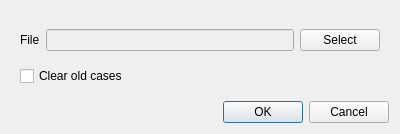
<?xml version="1.0" encoding="UTF-8"?>
<ui version="4.0">
 <class>BatchCasesImportDialog</class>
 <widget class="QDialog" name="BatchCasesImportDialog">
  <property name="geometry">
   <rect>
    <x>0</x>
    <y>0</y>
    <width>400</width>
    <height>134</height>
   </rect>
  </property>
  <property name="windowTitle">
   <string>Import Batch Cases</string>
  </property>
  <layout class="QVBoxLayout" name="verticalLayout_2">
   <item>
    <widget class="QWidget" name="widget" native="true">
     <layout class="QVBoxLayout" name="verticalLayout">
      <item>
       <widget class="QWidget" name="widget_2" native="true">
        <layout class="QHBoxLayout" name="horizontalLayout">
         <property name="leftMargin">
          <number>0</number>
         </property>
         <property name="rightMargin">
          <number>0</number>
         </property>
         <item>
          <widget class="QLabel" name="label">
           <property name="text">
            <string>File</string>
           </property>
          </widget>
         </item>
         <item>
          <widget class="QLineEdit" name="file">
           <property name="enabled">
            <bool>false</bool>
           </property>
          </widget>
         </item>
         <item>
          <widget class="QPushButton" name="select">
           <property name="text">
            <string>Select</string>
           </property>
          </widget>
         </item>
        </layout>
       </widget>
      </item>
      <item>
       <widget class="QCheckBox" name="clearOldCases">
        <property name="text">
         <string>Clear old cases</string>
        </property>
       </widget>
      </item>
     </layout>
    </widget>
   </item>
   <item>
    <widget class="QDialogButtonBox" name="buttonBox">
     <property name="orientation">
      <enum>Qt::Horizontal</enum>
     </property>
     <property name="standardButtons">
      <set>QDialogButtonBox::Cancel|QDialogButtonBox::Ok</set>
     </property>
    </widget>
   </item>
  </layout>
 </widget>
 <resources/>
 <connections>
  <connection>
   <sender>buttonBox</sender>
   <signal>accepted()</signal>
   <receiver>BatchCasesImportDialog</receiver>
   <slot>accept()</slot>
   <hints>
    <hint type="sourcelabel">
     <x>248</x>
     <y>254</y>
    </hint>
    <hint type="destinationlabel">
     <x>157</x>
     <y>274</y>
    </hint>
   </hints>
  </connection>
  <connection>
   <sender>buttonBox</sender>
   <signal>rejected()</signal>
   <receiver>BatchCasesImportDialog</receiver>
   <slot>reject()</slot>
   <hints>
    <hint type="sourcelabel">
     <x>316</x>
     <y>260</y>
    </hint>
    <hint type="destinationlabel">
     <x>286</x>
     <y>274</y>
    </hint>
   </hints>
  </connection>
 </connections>
</ui>
